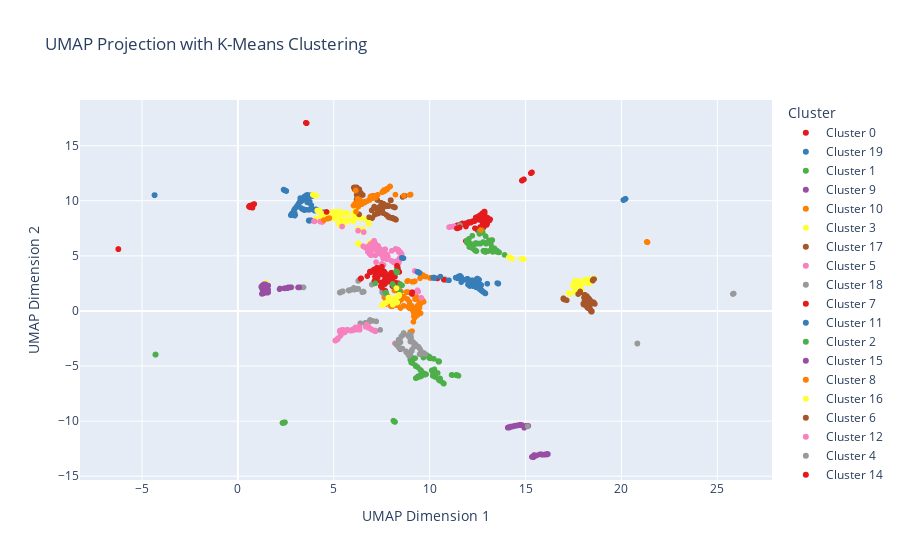

The cell this chart's notebook holds for it:
### Markdown cell above
## using plotly

### Code cell
# Create a DataFrame for Plotly
import pandas as pd
df = pd.DataFrame({
    'UMAP Dimension 1': umap_result_2d[:, 0],
    'UMAP Dimension 2': umap_result_2d[:, 1],
    'Cluster': kmeans_labels
})

# Add a 'Cluster' column for legend labels
df['Cluster'] = df['Cluster'].apply(lambda x: f'Cluster {x}')

# Plot using Plotly Express with equal aspect ratio
fig = px.scatter(
    df, x='UMAP Dimension 1', y='UMAP Dimension 2',
    color='Cluster', title='UMAP Projection with K-Means Clustering',
    labels={'UMAP Dimension 1': 'UMAP Dimension 1', 'UMAP Dimension 2': 'UMAP Dimension 2'},
    color_discrete_sequence=px.colors.qualitative.Set1
)

# Set equal aspect ratio
fig.update_layout(scene=dict(aspectmode="data"))

# Show the interactive plot
fig.show()
